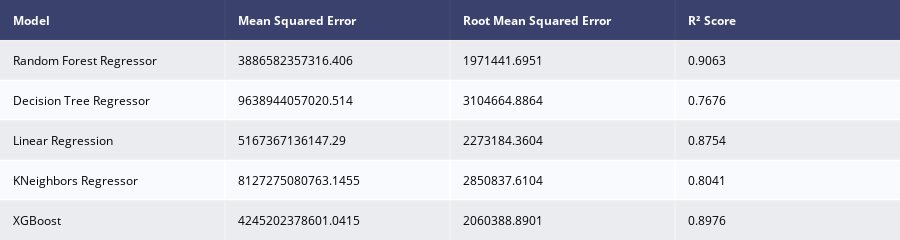

The code cell stored with this chart in its notebook:
### Code cell
# Define the columns to use
cols = ['Type', 'Localisation', 'City', 'Area', 'Rooms', 'Bedrooms', 'Bathrooms', 'Floor', 'Current_state', 'Age']

# Function to generate model report
def model_report(model, training_x, testing_x, training_y, testing_y, name):
    model = model.fit(training_x, training_y)
    predictions = model.predict(testing_x)
    mse = mean_squared_error(testing_y, predictions)
    rmse = np.sqrt(mse)
    r2 = r2_score(testing_y, predictions)

    df = pd.DataFrame({"Model": [name],
                       "Mean Squared Error": [mse],
                       "Root Mean Squared Error": [rmse],
                       "R² Score": [r2]})
    return df


# DataFrame to store model performances on training dataset
model_performances_train = pd.DataFrame()

# Calculate model performances on training dataset
for name in models:
    if name == 'Logistic (SMOTE)':
        df = model_report(models[name]['model'], x_smote[models[name]['columns']], x_test[models[name]['columns']],
                          y_smote, y_test, name)
    else:
        df = model_report(models[name]['model'], x_train[models[name]['columns']], x_test[models[name]['columns']],
                          y_train, y_test, name)
    model_performances_train = pd.concat([model_performances_train, df], ignore_index=True)

# Create table using Plotly
table_train = ff.create_table(np.round(model_performances_train, 4))
py.iplot(table_train)

### Figure 1 — Plotly figure (JSON) as saved in the notebook; plotly's stock layout.template omitted (floating-point values rounded to 4 significant figures)
{"data": [{"colorscale": [[0, "#00083e"], [0.5, "#ededee"], [1, "#ffffff"]], "hoverinfo": "none", "opacity": 0.75, "showscale": false, "type": "heatmap", "z": [[0, 0, 0, 0], [0.5, 0.5, 0.5, 0.5], [1, 1, 1, 1], [0.5, 0.5, 0.5, 0.5], [1, 1, 1, 1], [0.5, 0.5, 0.5, 0.5]]}], "layout": {"annotations": [{"align": "left", "font": {"color": "#ffffff"}, "showarrow": false, "text": "<b>Model</b>", "x": -0.45, "xanchor": "left", "xref": "x", "y": 0, "yref": "y"}, {"align": "left", "font": {"color": "#ffffff"}, "showarrow": false, "text": "<b>Mean Squared Error</b>", "x": 0.55, "xanchor": "left", "xref": "x", "y": 0, "yref": "y"}, {"align": "left", "font": {"color": "#ffffff"}, "showarrow": false, "text": "<b>Root Mean Squared Error</b>", "x": 1.55, "xanchor": "left", "xref": "x", "y": 0, "yref": "y"}, {"align": "left", "font": {"color": "#ffffff"}, "showarrow": false, "text": "<b>R² Score</b>", "x": 2.55, "xanchor": "left", "xref": "x", "y": 0, "yref": "y"}, {"align": "left", "font": {"color": "#000000"}, "showarrow": false, "text": "Random Forest Regressor", "x": -0.45, "xanchor": "left", "xref": "x", "y": 1, "yref": "y"}, {"align": "left", "font": {"color": "#000000"}, "showarrow": false, "text": "3886582357316.406", "x": 0.55, "xanchor": "left", "xref": "x", "y": 1, "yref": "y"}, {"align": "left", "font": {"color": "#000000"}, "showarrow": false, "text": "1971441.6951", "x": 1.55, "xanchor": "left", "xref": "x", "y": 1, "yref": "y"}, {"align": "left", "font": {"color": "#000000"}, "showarrow": false, "text": "0.9063", "x": 2.55, "xanchor": "left", "xref": "x", "y": 1, "yref": "y"}, {"align": "left", "font": {"color": "#000000"}, "showarrow": false, "text": "Decision Tree Regressor", "x": -0.45, "xanchor": "left", "xref": "x", "y": 2, "yref": "y"}, {"align": "left", "font": {"color": "#000000"}, "showarrow": false, "text": "9638944057020.514", "x": 0.55, "xanchor": "left", "xref": "x", "y": 2, "yref": "y"}, {"align": "left", "font": {"color": "#000000"}, "showarrow": false, "text": "3104664.8864", "x": 1.55, "xanchor": "left", "xref": "x", "y": 2, "yref": "y"}, {"align": "left", "font": {"color": "#000000"}, "showarrow": false, "text": "0.7676", "x": 2.55, "xanchor": "left", "xref": "x", "y": 2, "yref": "y"}, {"align": "left", "font": {"color": "#000000"}, "showarrow": false, "text": "Linear Regression", "x": -0.45, "xanchor": "left", "xref": "x", "y": 3, "yref": "y"}, {"align": "left", "font": {"color": "#000000"}, "showarrow": false, "text": "5167367136147.29", "x": 0.55, "xanchor": "left", "xref": "x", "y": 3, "yref": "y"}, {"align": "left", "font": {"color": "#000000"}, "showarrow": false, "text": "2273184.3604", "x": 1.55, "xanchor": "left", "xref": "x", "y": 3, "yref": "y"}, {"align": "left", "font": {"color": "#000000"}, "showarrow": false, "text": "0.8754", "x": 2.55, "xanchor": "left", "xref": "x", "y": 3, "yref": "y"}, {"align": "left", "font": {"color": "#000000"}, "showarrow": false, "text": "KNeighbors Regressor", "x": -0.45, "xanchor": "left", "xref": "x", "y": 4, "yref": "y"}, {"align": "left", "font": {"color": "#000000"}, "showarrow": false, "text": "8127275080763.1455", "x": 0.55, "xanchor": "left", "xref": "x", "y": 4, "yref": "y"}, {"align": "left", "font": {"color": "#000000"}, "showarrow": false, "text": "2850837.6104", "x": 1.55, "xanchor": "left", "xref": "x", "y": 4, "yref": "y"}, {"align": "left", "font": {"color": "#000000"}, "showarrow": false, "text": "0.8041", "x": 2.55, "xanchor": "left", "xref": "x", "y": 4, "yref": "y"}, {"align": "left", "font": {"color": "#000000"}, "showarrow": false, "text": "XGBoost", "x": -0.45, "xanchor": "left", "xref": "x", "y": 5, "yref": "y"}, {"align": "left", "font": {"color": "#000000"}, "showarrow": false, "text": "4245202378601.0415", "x": 0.55, "xanchor": "left", "xref": "x", "y": 5, "yref": "y"}, {"align": "left", "font": {"color": "#000000"}, "showarrow": false, "text": "2060388.8901", "x": 1.55, "xanchor": "left", "xref": "x", "y": 5, "yref": "y"}, {"align": "left", "font": {"color": "#000000"}, "showarrow": false, "text": "0.8976", "x": 2.55, "xanchor": "left", "xref": "x", "y": 5, "yref": "y"}], "height": 230, "margin": {"b": 0, "l": 0, "r": 0, "t": 0}, "xaxis": {"dtick": 1, "gridwidth": 2, "showticklabels": false, "tick0": -0.5, "ticks": "", "zeroline": false}, "yaxis": {"autorange": "reversed", "dtick": 1, "gridwidth": 2, "showticklabels": false, "tick0": 0.5, "ticks": "", "zeroline": false}}}
